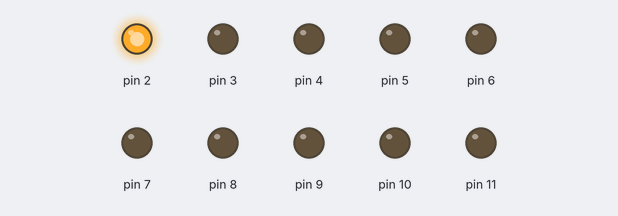
Bench run of a sketch on a simulated Arduino Uno, built with avr-gcc and run on an emulated ATmega328P. Shown: output pins drawn as LEDs (lit = HIGH).

Above: at 0.1 s.
At 4.1 s:
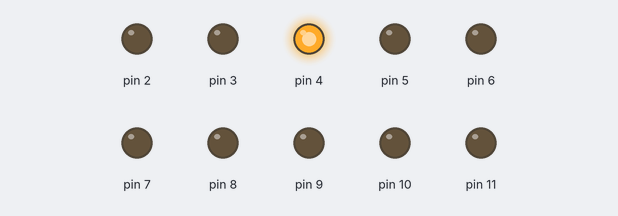
At 8.1 s:
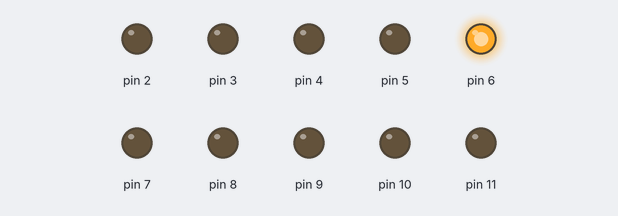
At 16.1 s:
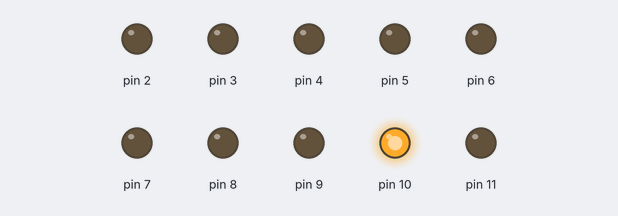
At 26.1 s:
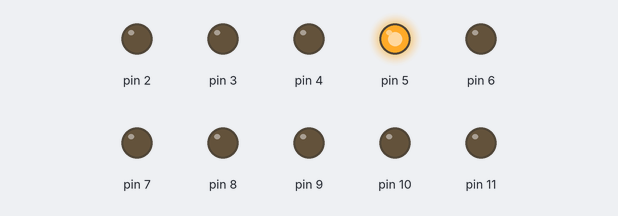
At 38.1 s:
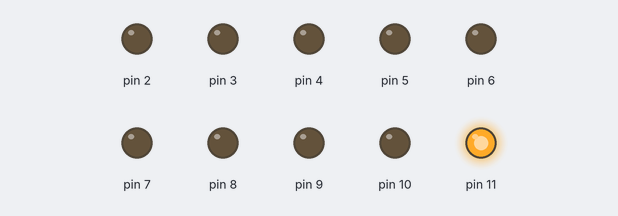
Timing chart, 0 to 39.6 s (numbered marks = the images above):
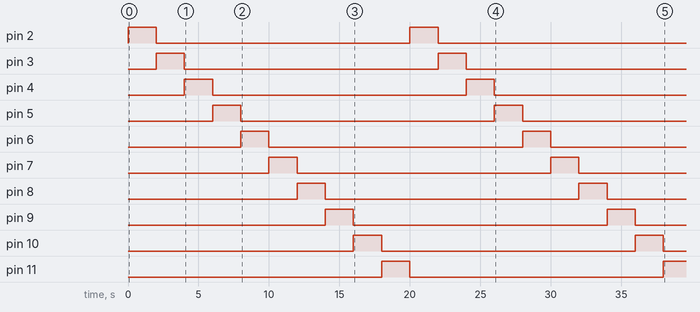

The sketch:

feeder_test.ino
```cpp
unsigned int Feeder_speed[10];
void setup() {
  // put your setup code here, to run once:
  for(int i = 2;i<12;i++){
    pinMode(i,OUTPUT);
  }
}

void loop() {
  // put your main code here, to run repeatedly:
  for(int i = 2;i<12;i++){
    digitalWrite(i,HIGH);
    delay(2000);
    digitalWrite(i,LOW);
  }
}
```

Measured:
- by itself, pin 2–10: alternates HIGH for 2.0 s and LOW for 18.0 s
- by itself, pin 11: LOW → HIGH at 18.0 s, → LOW 2.0 s later, → HIGH 18.0 s later
